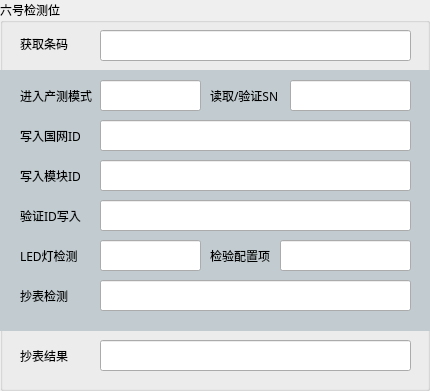
   <widget class="QGroupBox" name="groupBox_8">
    <property name="geometry">
     <rect>
      <x>510</x>
      <y>570</y>
      <width>430</width>
      <height>391</height>
     </rect>
    </property>
    <property name="font">
     <font>
      <family>微软雅黑 Light</family>
     </font>
    </property>
    <property name="styleSheet">
     <string notr="true"/>
    </property>
    <property name="title">
     <string>六号检测位</string>
    </property>
    <widget class="QListView" name="listView_10">
     <property name="geometry">
      <rect>
       <x>0</x>
       <y>70</y>
       <width>431</width>
       <height>261</height>
      </rect>
     </property>
     <property name="styleSheet">
      <string notr="true">background-color:#c2ccd0;border:none</string>
     </property>
    </widget>
    <widget class="QLabel" name="label_95">
     <property name="geometry">
      <rect>
       <x>20</x>
       <y>80</y>
       <width>72</width>
       <height>31</height>
      </rect>
     </property>
     <property name="text">
      <string>进入产测模式</string>
     </property>
    </widget>
    <widget class="QLineEdit" name="lineEdit_6_2">
     <property name="geometry">
      <rect>
       <x>100</x>
       <y>80</y>
       <width>101</width>
       <height>31</height>
      </rect>
     </property>
    </widget>
    <widget class="QLabel" name="label_96">
     <property name="geometry">
      <rect>
       <x>210</x>
       <y>240</y>
       <width>60</width>
       <height>31</height>
      </rect>
     </property>
     <property name="text">
      <string>检验配置项</string>
     </property>
    </widget>
    <widget class="QLineEdit" name="lineEdit_6_3">
     <property name="geometry">
      <rect>
       <x>290</x>
       <y>80</y>
       <width>121</width>
       <height>31</height>
      </rect>
     </property>
    </widget>
    <widget class="QLabel" name="label_97">
     <property name="geometry">
      <rect>
       <x>210</x>
       <y>80</y>
       <width>91</width>
       <height>31</height>
      </rect>
     </property>
     <property name="text">
      <string>读取/验证SN</string>
     </property>
    </widget>
    <widget class="QLineEdit" name="lineEdit_6_4">
     <property name="geometry">
      <rect>
       <x>100</x>
       <y>120</y>
       <width>311</width>
       <height>31</height>
      </rect>
     </property>
    </widget>
    <widget class="QLabel" name="label_98">
     <property name="geometry">
      <rect>
       <x>20</x>
       <y>120</y>
       <width>60</width>
       <height>31</height>
      </rect>
     </property>
     <property name="text">
      <string>写入国网ID</string>
     </property>
    </widget>
    <widget class="QLineEdit" name="lineEdit_6_5">
     <property name="geometry">
      <rect>
       <x>100</x>
       <y>160</y>
       <width>311</width>
       <height>31</height>
      </rect>
     </property>
    </widget>
    <widget class="QLineEdit" name="lineEdit_6_6">
     <property name="geometry">
      <rect>
       <x>100</x>
       <y>200</y>
       <width>311</width>
       <height>31</height>
      </rect>
     </property>
    </widget>
    <widget class="QLabel" name="label_99">
     <property name="geometry">
      <rect>
       <x>20</x>
       <y>160</y>
       <width>60</width>
       <height>31</height>
      </rect>
     </property>
     <property name="text">
      <string>写入模块ID</string>
     </property>
    </widget>
    <widget class="QLineEdit" name="lineEdit_6_7">
     <property name="geometry">
      <rect>
       <x>100</x>
       <y>240</y>
       <width>101</width>
       <height>31</height>
      </rect>
     </property>
    </widget>
    <widget class="QLabel" name="label_100">
     <property name="geometry">
      <rect>
       <x>20</x>
       <y>240</y>
       <width>71</width>
       <height>31</height>
      </rect>
     </property>
     <property name="text">
      <string>LED灯检测</string>
     </property>
    </widget>
    <widget class="QLineEdit" name="lineEdit_6_8">
     <property name="geometry">
      <rect>
       <x>280</x>
       <y>240</y>
       <width>131</width>
       <height>31</height>
      </rect>
     </property>
     <property name="text">
      <string/>
     </property>
    </widget>
    <widget class="QLabel" name="label_101">
     <property name="geometry">
      <rect>
       <x>20</x>
       <y>200</y>
       <width>89</width>
       <height>31</height>
      </rect>
     </property>
     <property name="text">
      <string>验证ID写入</string>
     </property>
    </widget>
    <widget class="QLineEdit" name="lineEdit_6_9">
     <property name="geometry">
      <rect>
       <x>100</x>
       <y>280</y>
       <width>311</width>
       <height>31</height>
      </rect>
     </property>
     <property name="text">
      <string/>
     </property>
    </widget>
    <widget class="QLabel" name="label_102">
     <property name="geometry">
      <rect>
       <x>20</x>
       <y>280</y>
       <width>48</width>
       <height>31</height>
      </rect>
     </property>
     <property name="text">
      <string>抄表检测</string>
     </property>
    </widget>
    <widget class="QLineEdit" name="lineEdit_6_10">
     <property name="geometry">
      <rect>
       <x>100</x>
       <y>340</y>
       <width>311</width>
       <height>31</height>
      </rect>
     </property>
     <property name="font">
      <font>
       <family>Cambria Math</family>
       <pointsize>12</pointsize>
      </font>
     </property>
     <property name="text">
      <string/>
     </property>
    </widget>
    <widget class="QLabel" name="label_103">
     <property name="geometry">
      <rect>
       <x>20</x>
       <y>340</y>
       <width>48</width>
       <height>31</height>
      </rect>
     </property>
     <property name="text">
      <string>抄表结果</string>
     </property>
    </widget>
    <widget class="QLineEdit" name="lineEdit_6_1">
     <property name="geometry">
      <rect>
       <x>100</x>
       <y>30</y>
       <width>311</width>
       <height>31</height>
      </rect>
     </property>
     <property name="text">
      <string/>
     </property>
    </widget>
    <widget class="QLabel" name="label_104">
     <property name="geometry">
      <rect>
       <x>20</x>
       <y>28</y>
       <width>48</width>
       <height>31</height>
      </rect>
     </property>
     <property name="text">
      <string>获取条码</string>
     </property>
    </widget>
   </widget>
